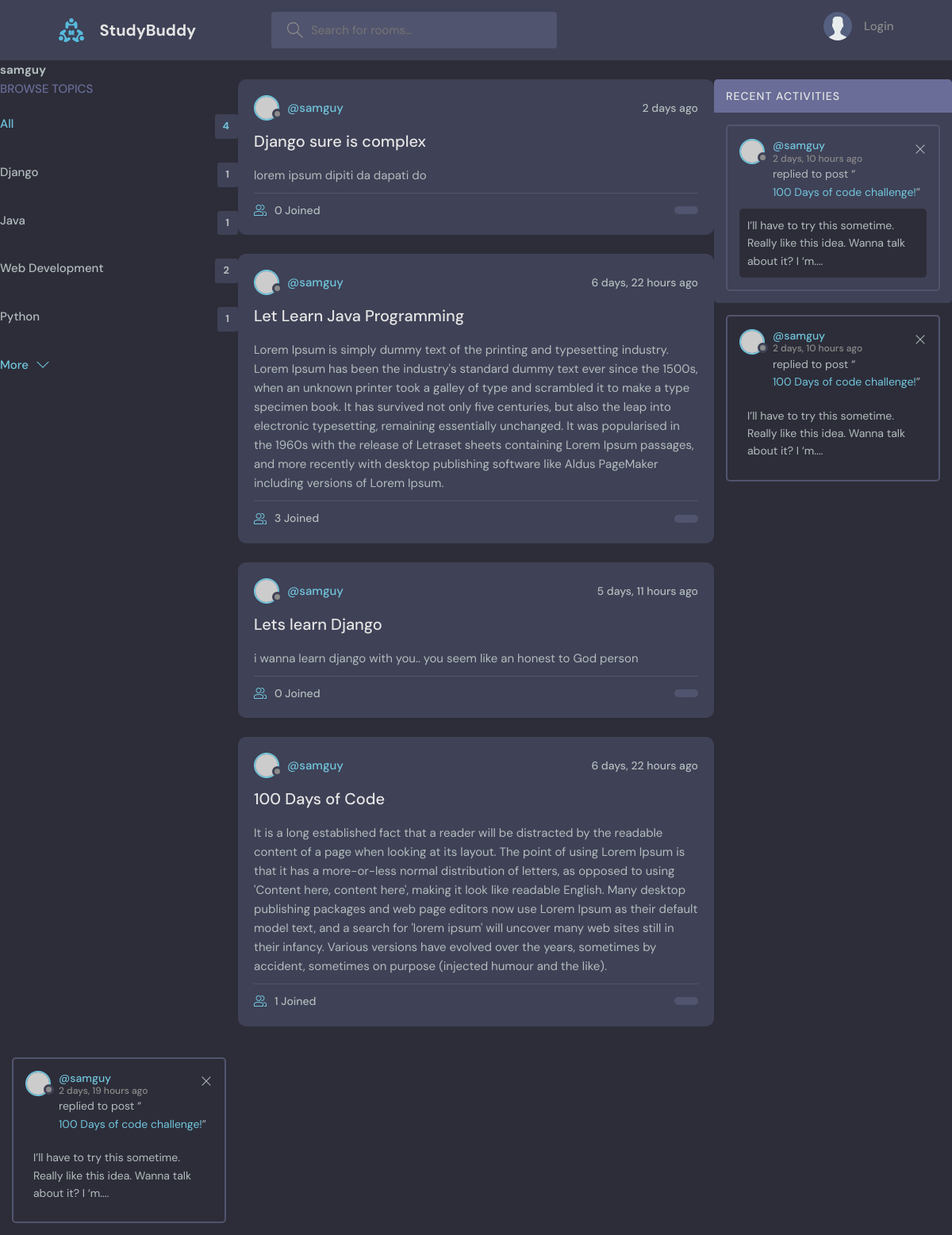
Page /profile/1/ on the committed database.
### base/models.py (models this page shows, shortened)
class Topic(models.Model):
    name = models.CharField(max_length=200)

class Room(models.Model):
    host = models.ForeignKey(User, on_delete=models.SET_NULL, null=True)
    topic = models.ForeignKey(Topic, on_delete=models.SET_NULL, null=True)
    name = models.CharField(max_length=200)
    description = models.TextField(null=True, blank=True)
    participants = models.ManyToManyField(User, related_name='participants', blank=True)
    updated = models.DateTimeField(auto_now=True)
    created = models.DateTimeField(auto_now_add=True)
    class Meta:
        ordering = ['-updated', '-created']

class Message(models.Model):
    user = models.ForeignKey(User, on_delete=models.CASCADE)
    room = models.ForeignKey(Room, on_delete=models.CASCADE)
    body = models.TextField()
    updated = models.DateTimeField(auto_now=True)
    created = models.DateTimeField(auto_now_add=True)
    class Meta:
        ordering = ['-updated', '-created']

### base/views.py (the view)
# urls.py: path('profile/<str:pk>/', views.profile, name='profile')
def profile(request, pk):
    user = User.objects.get(id=pk)
    rooms = user.room_set.all()
    room_messages = user.message_set.all()
    topics = Topic.objects.all()
    context = {'user': user, 'rooms': rooms,
               'room_messages': room_messages, 'topics': topics}
    return render(request, 'base/profile.html', context)

### base/templates/base/profile.html (shortened to what this page needs)
{% extends 'main.html' %}
{% block content %}
    <h1>{{ user.username }}</h1>
    <div class="profile-container">
        <div>
            {% include 'base/topics_components.html' %}
        </div>
        <div>
            {% include 'base/feed_components.html' %}
        </div>
        <div>
            {% include 'base/activity_components.html' %}
{% endblock content %}

### templates/main.html (shortened to what this page needs)
<!DOCTYPE html>
{% load static  %}
<html lang="en">
  <head>
    <link rel="stylesheet" href="{% static 'styles/style.css' %}" />
  </head>
  <body>
    {% include 'navbar.html' %}
    {% block content %}
    {% endblock %}
  </body>
</html>

### templates/navbar.html (shortened to what this page needs)
{% load static %}
<header class="header header--loggedIn">
      <div class="container">
        <a href="{% url 'home' %}" class="header__logo">
          <img src="{% static 'images/logo.svg' %}" />
          <h1>StudyBuddy</h1>
        </a>
        <form class="header__search" method="GET" action="{% url 'home' %}">
          <label>
            <input name = "q" placeholder="Search for rooms..." />
          </label>
        </form>
        <nav class="header__menu">
          {% if request.user.is_authenticated %}
          <div class="header__user">
            <a href="profile.html">
              <div class="avatar avatar--medium active">
                <img src="https://randomuser.me/api/portraits/men/37.jpg" />
              </div>
              <p>{{ request.user.username }} <span>@{{ request.user.username }}</span></p>
            </a>
            <button class="dropdown-button">
              <svg version="1.1" xmlns="http://www.w3.org/2000/svg" width="32" height="32" viewBox="0 0 32 32">
                <title>chevron-down</title>
                <path d="M16 21l-13-13h-3l16 16 16-16h-3l-13 13z"></path>
              </svg>
            </button>
          </div>
          {% else %}
          <a href="{% url 'login' %}">
            <img src="{% static 'images/avatar.svg' %}" />
            <p>Login</p>
          </a>
          {% endif %}
        </nav>
      </div>
    </header>

### base/templates/base/topics_components.html (shortened to what this page needs)
<div class="topics">
          <div class="topics__header">
            <h2>Browse Topics</h2>
          </div>
          <ul class="topics__list">
            <li>
              <a href="{% url 'home' %}" class="active">All <span>{{ topics.count }}</span></a>
            </li>
            {% for topic in topics %}
            <li>
              <a href="{% url 'home' %}?q={{ topic.name }}">{{ topic.name }} <span>{{topic.room_set.all.count}}</span></a>
            </li>
            {% endfor %}
          </ul>
          <a class="btn btn--link" href="topics.html">
            More
            <svg version="1.1" xmlns="http://www.w3.org/2000/svg" width="32" height="32" viewBox="0 0 32 32">
              <title>chevron-down</title>
              <path d="M16 21l-13-13h-3l16 16 16-16h-3l-13 13z"></path>
            </svg>
          </a>
        </div>
{% for topic in topics %}
    <div>
    </div>
{% endfor %}

### base/templates/base/feed_components.html (shortened to what this page needs)
{% for room in rooms %}
<div class="roomListRoom">
            <div class="roomListRoom__header">
              <a href="{% url 'profile'  room.host.id%}" class="roomListRoom__author">
                <div class="avatar avatar--small">
                  <img src="https://randomuser.me/api/portraits/women/11.jpg" />
                </div>
                <span>@{{ room.host.username }}</span>
              </a>
              <div class="roomListRoom__actions">
                <span>{{ room.created|timesince}} ago</span>
              </div>
            </div>
            <div class="roomListRoom__content">
              <a href="{% url 'room' room.id %}">{{ room.name}}</a>
              <p>
                  {{ room.description }}
              </p>
            </div>
            <div class="roomListRoom__meta">
              <a href="{% url 'room' room.id %}" class="roomListRoom__joined">
                  {{ room.participants.all.count}} Joined
              </a>
              <p class="roomListRoom__topic">{{ rooom.topic.name }}</p>
            </div>
          </div>
{% endfor %}

### base/templates/base/activity_components.html
<div class="activities">
          <div class="activities__header">
            <h2>Recent Activities</h2>
          </div>
          {% for message in room_messages %}
          <div class="activities__box">
            <div class="activities__boxHeader roomListRoom__header">
              <a href="{% url 'profile' message.user.id %}" class="roomListRoom__author">
                <div class="avatar avatar--small">
                  <img src="https://randomuser.me/api/portraits/women/11.jpg" />
                </div>
                <p>
                    @{{message.user}}
                  <span>{{ message.created|timesince}} ago</span>
                </p>
              </a>
              <div class="roomListRoom__actions">
                <a href="#">
                  <svg version="1.1" xmlns="http://www.w3.org/2000/svg" width="32" height="32" viewBox="0 0 32 32">
                    <title>remove</title>
                    <path
                      d="M27.314 6.019l-1.333-1.333-9.98 9.981-9.981-9.981-1.333 1.333 9.981 9.981-9.981 9.98 1.333 1.333 9.981-9.98 9.98 9.98 1.333-1.333-9.98-9.98 9.98-9.981z"
                    ></path>
                  </svg>
                </a>
              </div>
            </div>
            <div class="activities__boxContent">
              <p>replied to post “<a href="room.html">100 Days of code challenge!</a>”</p>
              <div class="activities__boxRoomContent">
                I’ll have to try this sometime. Really like this idea. Wanna talk about it? I ‘m....
              </div>
            </div>
          </div>
        </div>
{% endfor %}

### base/templates/base/profile.html (style rules this page uses)
.profile-container { display: grid; grid-template-columns: 2fr 4fr 2fr; }

### rows in the picture
Topic: name "Django", room_set.all.count "1"
Topic: name "Java", room_set.all.count "1"
Topic: name "Web Development", room_set.all.count "2"
Topic: name "Python", room_set.all.count "1"
Room: host.username "samguy", created "2 days", name "Django sure is complex", description "lorem ipsum dipiti da dapati do", participants.all.count "0"
Room: host.username "samguy", created "6 days, 22 hours", name "Let Learn Java Programming", description "Lorem Ipsum is simply dummy text of the printing and typesetting industry. Lorem Ipsum has been the industry's standard dummy text ever since the 1500s, when an unknown printer took a galley of type and scrambled it to make a type specimen book. It has survived not only five centuries, but also the leap into electronic typesetting, remaining essentially unchanged. It was popularised in the 1960s with the release of Letraset sheets containing Lorem Ipsum passages, and more recently with desktop publishing software like Aldus PageMaker including versions of Lorem Ipsum.", participants.all.count "3"
Room: host.username "samguy", created "5 days, 11 hours", name "Lets learn Django", description "i wanna learn django with you.. you seem like an honest to God person", participants.all.count "0"
Room: host.username "samguy", created "6 days, 22 hours", name "100 Days of Code", description "It is a long established fact that a reader will be distracted by the readable content of a page when looking at its layout. The point of using Lorem Ipsum is that it has a more-or-less normal distribution of letters, as opposed to using 'Content here, content here', making it look like readable English. Many desktop publishing packages and web page editors now use Lorem Ipsum as their default model text, and a search for 'lorem ipsum' will uncover many web sites still in their infancy. Various versions have evolved over the years, sometimes by accident, sometimes on purpose (injected humour and the like).", participants.all.count "1"
Message: user "samguy", created "2 days, 10 hours"
Message: user "samguy", created "2 days, 10 hours"
Message: user "samguy", created "2 days, 19 hours"

### other values in the picture
{{ user.username }} "samguy"
{{ topics.count }} "4"
